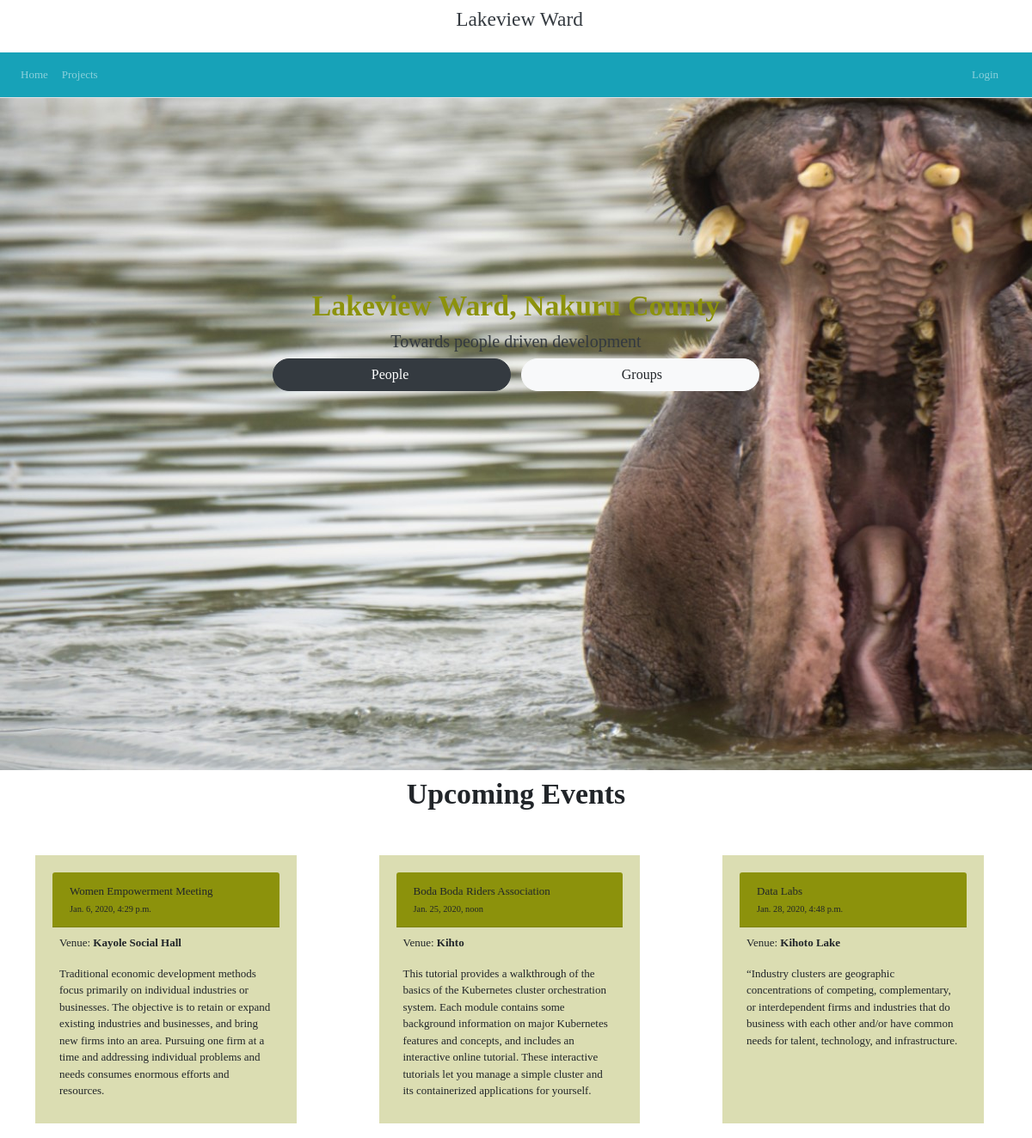
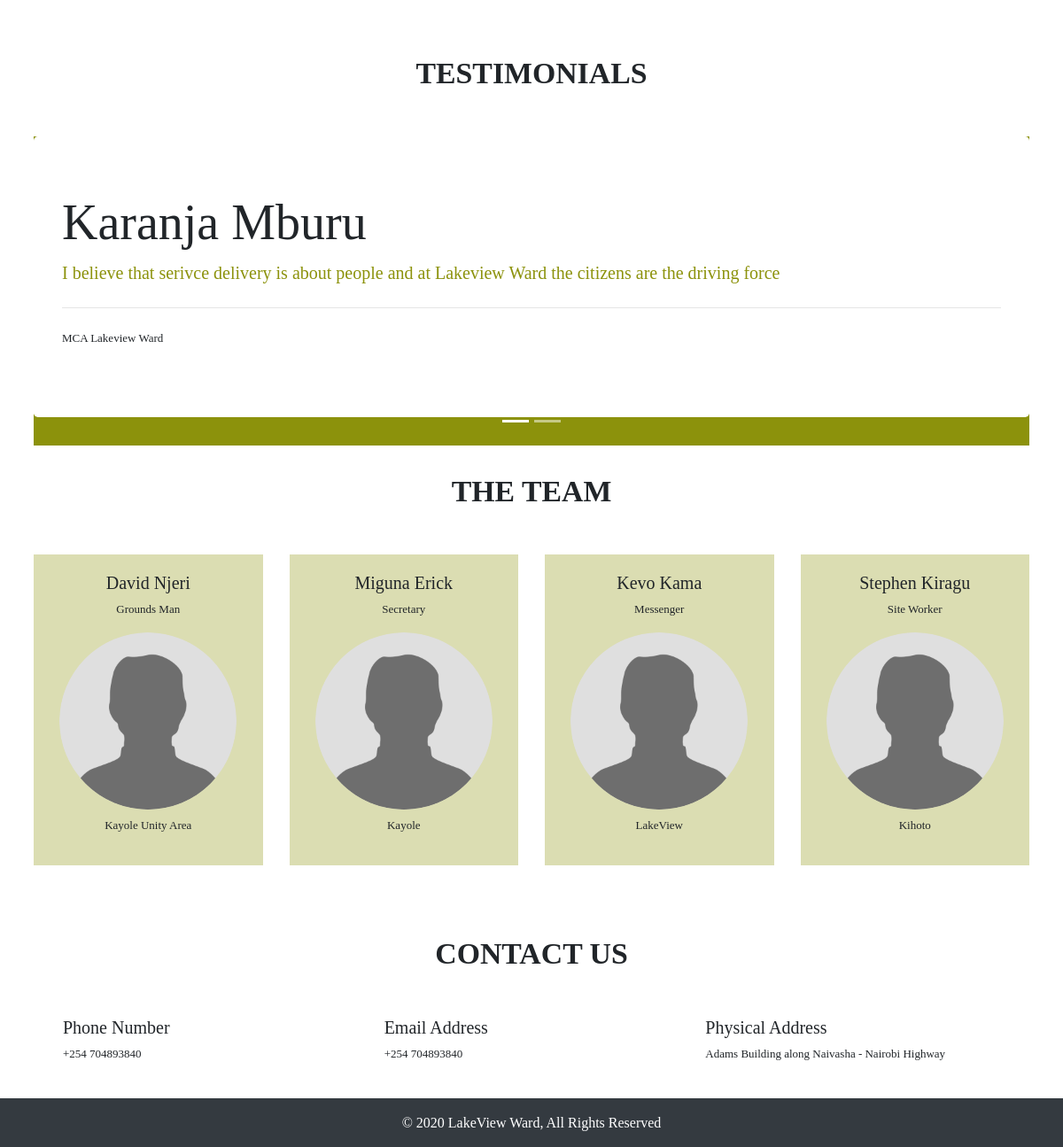
The page / on the database its author committed (2 pictures, top to bottom).
### citizens/models.py (models this page shows, shortened)
class Events(models.Model):
    title = models.CharField(max_length=150)
    content = models.TextField(default="")
    venue = models.CharField("Event Venue", max_length=150)
    time = models.DateTimeField(auto_now=False, auto_now_add=False)
    attendants_count = models.IntegerField('Number of Attendants',default=0)
    class Meta:
        verbose_name = "Events"
        verbose_name_plural = "Events"

class Testimonials(models.Model):
    name =  models.CharField(max_length=50)
    title = models.CharField(max_length=50)
    content = models.CharField(max_length=400)
    class Meta:
        verbose_name = "Testimonial"
        verbose_name_plural = "Testimonials"

class TeamMembers(models.Model):
    citizen = models.OneToOneField("Citizen", on_delete=models.CASCADE)
    role = models.CharField(max_length=50)
    area_allocated = models.CharField("Area Allocated", max_length=50)
    picture = models.ImageField(default='download.jpg', upload_to="teammembers")
    class Meta:
        verbose_name = "Team Member"
        verbose_name_plural = "Team Members"

class Citizen(models.Model):
    id_number = models.PositiveIntegerField(primary_key=True,verbose_name="Identification Number", unique=True)
    person = models.OneToOneField("Person", on_delete=models.CASCADE)
    location = models.CharField(max_length=150)
    email = models.EmailField(max_length=255, blank=True)
    phone_number = models.CharField("Phone Number", max_length=12, blank=True, default='0704893840')
    voting_centre = models.CharField('Voting Centre', max_length=50, default='Unity Primary School')
    uploaded_to_google = models.BooleanField(default=False)
    class Meta:
        verbose_name= 'Citizen'
        verbose_name_plural = 'Citizens'

class Person(models.Model):
    GENDER = (
        ('M', 'Male'),
        ('F', 'Female')
    )
    person_id = models.UUIDField(primary_key=True, default=uuid.uuid4, editable=False)
    surname = models.CharField(max_length=50, default="")
    first_name = models.CharField(max_length=50)
    last_name = models.CharField(max_length=50)
    gender = models.CharField(choices=GENDER, max_length=10)
    dob = models.DateField("Date of Birth", auto_now=False, auto_now_add=False)
    class Meta:
        verbose_name = "Person"
        verbose_name_plural = "Persons"
    def get_person(self):
        return self.first_name+' '+self.last_name

### citizens/views.py (the view)
# urls.py: path('', home, name='citizen-home'),
def home(request):
    context = {'data':'HOME IS WHERE MY HEART IS'}
    events = Events.objects.all()
    team_members = TeamMembers.objects.all()
    testimonials = Testimonials.objects.all()[:5]
    values = [index for index, item in enumerate(testimonials)]
    print(values)
    return render(request,'index.html', {'events':events,'teams':team_members,'testimonials':testimonials,'values':values})

### citizens/templates/index.html (shortened to what this page needs)
{% extends 'base.html' %}
{% load static %}
{% block content %}
    <div class="container-fluid">
        <div class="home ">
            <div class="container home-page text-center text">
                <div class="">
                    <h2 class="text">Lakeview Ward, Nakuru County</h2>
                    <p class="h5 text-dark">Towards people driven development</p>
                    <a href="{% url 'list-view' %}" class="btn btn-dark pl-2 mr-2 w-25">People</a>
                    <a href="{% url 'group-list' %}" class="btn btn-light pl-3 w-25">Groups</a>
                </div>
            </div>
        </div>
        <div class="container-fluid py-2 px-2 my-5 event bg-white">
            <h2 class="text-center">Upcoming Events</h2>
            <p class="text-center"><i class="fa fa-2x fa-angle-down"></i></p>
            <div class="card-deck">
                {% for event in events %}
                    <div class="col-md-3 mb-2 mx-5 boxed-grey">
                        <div class="card-header bg-green">
                            {{event.title}}<br>
                            <small>{{ event.time }}</small>
                        </div>
                        <div class="card-body py-2 px-2">
                            <p> Venue: <strong>{{ event.venue }}</strong></p>
                            {{event.content}}
                        </div>
                    </div>
                {% endfor %}
            </div>
        </div>
        <div class="container py-3 px-2">
            <h2 class="text-center">TESTIMONIALS</h2>
            <p class="text-center"><i class="fa fa-2x fa-angle-down"></i></p>
            <div id="carousel" class="carousel slide" data-ride="carousel">
                <ol class="carousel-indicators">
                    {% for value in values %}
                        <li data-target="#carousel" data-slide-to="{{ value }}"></li>
                    {% endfor %}
                </ol>
                <div class="carousel-inner bg-green">
                    {% for testimonial in testimonials %}
                        <div class="carousel-item">
                            <div class="jumbotron bg-white">
                                <h1 class="display-4">{{ testimonial.name }}</h1>
                                <p class="lead text">
                                    {{ testimonial.content }}
                                </p>
                                <hr class="my-4">
                                <p>{{ testimonial.title }}</p>
                            </div>
                        </div>
                    {% endfor %}
                    </div>
                <a class="carousel-control-prev text-dark" href="#carousel" role="button" data-slide="prev">
                    <span class="carousel-control-prev-icon" aria-hidden="true"></span>
                </a>
                <a class="carousel-control-next text-dark" href="#carousel" role="button" data-slide="next">
                    <span class="carousel-control-next-icon" aria-hidden="true"></span>
                </a>
                </div>
            </div>
        </div>
        <div class="container py-3 px-2">
            <h2 class="text-center ">THE TEAM</h2>
            <p class="text-center"><i class="fa fa-2x fa-angle-down"></i></p>
            <div class="row">
                {% for member in teams %}
                    <div class="col-xs-6 col-sm-3 col-md-3 text-center mb-5">
                        <div class="wow bounceInUp" data-wow-delay="0.2s">
                            <div class="team boxed-grey">
                                <div class="inner">
                                    <h5>{{ member.citizen.person.get_person }}</h5>
                                    <p class="subtitle">{{ member.role }}</p>
                                    <div class="avatar"><img src="{% get_media_prefix %}{{ member.picture }}" alt="" class="img-responsive img-circle" /></div>
                                    <p class="mt-2">{{ member.area_allocated }}</p>
                                </div>
                            </div>
                        </div>
                    </div>
                {% endfor %}
            </div>
        </div>
        <div class="container-fluid py-3 px-2">
            <h2 class="text-center ">CONTACT US</h2>
            <p class="text-center"><i class="fa fa-2x fa-angle-down"></i></p>
            <div class="row mx-5 my-2">
                <div class="col-md-4">
                    <h5>Phone Number</h5>
                    <p>+254 704893840</p>
                </div>
                <div class="col-md-4">
                    <h5>Email Address</h5>
                    <p>+254 704893840</p>
                </div>
                <div class="col-md-4">
                    <h5>Physical Address</h5>
                    <p>Adams Building along Naivasha - Nairobi Highway</p>
                </div>
            </div>
        </div>
    </div>
{% endblock %}

### citizens/static/master.css (style rules this page uses)
html, body { margin:0%; padding:0%; font-style: normal; font-family:'Times New Roman', Times, serif; font-size: medium; }
.home { height:80vh; }
.home-page { padding-top:8rem; }
.bg-green { background-color:#8C920C; }
.text { color:#8C920C; }
.container-fluid { margin:0%; padding:0%; overflow: hidden; }
.card, .card-body { width:100%; height: auto; }

### rows shown on the page
Events: title "Women Empowerment Meeting", time "Jan. 6, 2020, 4:29 p.m.", venue "Kayole Social Hall", content "Traditional economic development methods focus primarily on individual industries or businesses. The objective is to retain or expand existing industries and businesses, and bring new firms into an area. Pursuing one firm at a time and addressing individual problems and needs consumes enormous efforts and resources."
Events: title "Boda Boda Riders Association", time "Jan. 25, 2020, noon", venue "Kihto", content "This tutorial provides a walkthrough of the basics of the Kubernetes cluster orchestration system. Each module contains some background information on major Kubernetes features and concepts, and includes an interactive online tutorial. These interactive tutorials let you manage a simple cluster and its containerized applications for yourself."
Events: title "Data Labs", time "Jan. 28, 2020, 4:48 p.m.", venue "Kihoto Lake", content "“Industry clusters are geographic concentrations of competing, complementary, or interdependent firms and industries that do business with each other and/or have common needs for talent, technology, and infrastructure."
Testimonials: name "Karanja Mburu", content "I believe that serivce delivery is about people and at Lakeview Ward the citizens are the driving force", title "MCA Lakeview Ward"
TeamMembers: citizen.person.get_person "David Njeri", role "Grounds Man", picture (picture), area_allocated "Kayole Unity Area"
TeamMembers: citizen.person.get_person "Miguna Erick", role "Secretary", picture (picture), area_allocated "Kayole"
TeamMembers: citizen.person.get_person "Kevo Kama", role "Messenger", picture (picture), area_allocated "LakeView"
TeamMembers: citizen.person.get_person "Stephen Kiragu", role "Site Worker", picture (picture), area_allocated "Kihoto"
